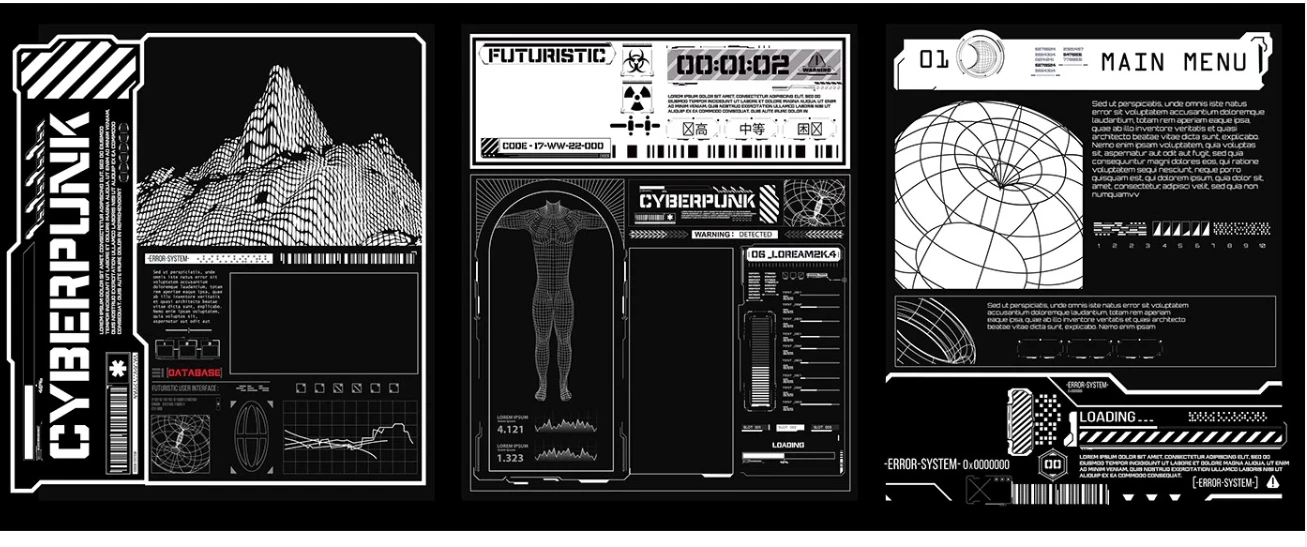
#> input picture examples/refs/gallery/ref2_reference.webp, 1307 x 547 px, found by its file name
$ python ref2_layout.py
#> lines starting #> are read from the running program, lines starting #| are printed output that depends on the picture; after the words box and inside, x2 and y2 are one past the last pixel; in counts of white or black regions, pixels touching at a corner belong together; pictures that were not available may be replaced by others from this repository, and a replacement may not be noted
### examples/refs/_ref_render.py
"""Shared render harness for the reference-recreation HUDs.

Each `refN_layout.py` exposes `build(d, W, H, t)` (same adapter interface as the
robot / cyberpunk demos: d.line/poly/rect/rrect/rrect_fill/ring/disc/tri/
tri_fill/text) and calls one of the render helpers here to write a PNG.

Two render modes:

* ``mode="glow"`` (default) — draws through the full ARCV Overlay: additive HUD
  geometry + HDR bloom + composite (scanlines/sweep/vignette/tone-map). This is
  the glowing on-screen look (refs 2/3/4/5). Tune via the ``theme`` kwargs.

* ``mode="flat"`` — draws the SAME VectorBatch/TextBatch with premultiplied
  *over* blending onto a solid base, no bloom, no scanlines. This yields crisp
  opaque flat vector art and — crucially — lets you paint dark content on a
  bright fill (e.g. black text on a yellow warning panel), which the additive
  glow pipeline cannot do.

Optional photographic background compositing (refs 4/5) via ``bg_image``.

    from _ref_render import render_png
    render_png(build, "gallery/ref1.png", size=(1277, 605), mode="flat",
               base_color=(0.82, 0.82, 0.82, 1.0))
"""

from __future__ import annotations

import os
import sys
from typing import Callable, Optional, Tuple

import numpy as np
import cv2
import moderngl

_HERE = os.path.dirname(os.path.abspath(__file__))
_EXAMPLES = os.path.dirname(_HERE)
_ROOT = os.path.dirname(_EXAMPLES)
for _p in (_ROOT, _EXAMPLES, _HERE):
    if _p not in sys.path:
        sys.path.insert(0, _p)

from arcv.overlay import Overlay  # noqa: E402
from arcv.overlay.batch import VectorBatch, TextBatch  # noqa: E402
from arcv.theme import Theme, make_theme  # noqa: E402
from arcv.passes.base import Target  # noqa: E402
from _hud_adapters import ArcvAdapter  # noqa: E402

Color = Tuple[float, float, float, float]

_CTX = None


def get_ctx():
    """One shared standalone GL context per process (Intel-safe GLSL 330)."""
    global _CTX
    if _CTX is None:
        _CTX = moderngl.create_standalone_context(require=330)
    return _CTX


class _Shim:
    """Minimal stand-in exposing .vector/.text so ArcvAdapter works without a
    full Overlay (used by flat mode)."""

    def __init__(self, vector, text):
        self.vector = vector
        self.text = text


# [17 lines left out: functions _read_rgb, _composite_bg, not called in this run]


def render_png(
    build: Callable,
    out_path: str,
    size: Tuple[int, int] = (1280, 640),
    *,
    mode: str = "glow",
    theme: Optional[Theme] = None,
    base_color: Color = (0.02, 0.03, 0.05, 1.0),
    grid: bool = False,
    grid_cell: float = 46.0,
    grid_alpha: float = 0.09,
    bloom_text: bool = False,
    glow: Optional[Tuple[float, float, float]] = None,
    t: float = 8.0,
    bg_image: Optional[str] = None,
    bg_mode: str = "add",
    ctx=None,
) -> str:
    """Render `build` to `out_path` (PNG). Returns the absolute path written."""
#> (the call stopped at in get_ctx, `_CTX = moderngl.create_standalone_context(require=330)`: moderngl is not available in this run)
    size = (int(size[0]), int(size[1]))
    ctx = ctx or get_ctx()
    if not os.path.isabs(out_path):
        out_path = os.path.join(_HERE, out_path)
    os.makedirs(os.path.dirname(out_path), exist_ok=True)

    if mode == "flat":
        theme = theme or make_theme("cyan")
        tgt = Target(ctx, size, 4, "f1")
        vb, tb = VectorBatch(ctx), TextBatch(ctx)
        d = ArcvAdapter(_Shim(vb, tb))
        build(d, size[0], size[1], t)
        tgt.fbo.use()
        tgt.fbo.clear(*base_color[:3], 1.0)
        ctx.enable(moderngl.BLEND)
        ctx.blend_func = (moderngl.ONE, moderngl.ONE_MINUS_SRC_ALPHA)  # premultiplied over
        vb.draw(size)
        tb.draw(size)
        ctx.disable(moderngl.BLEND)
        img = _read_rgb(tgt.fbo)
    else:
        theme = theme or make_theme("cyan")
        if glow is not None:
            theme.glow = glow
        ov = Overlay(ctx, size, theme=theme, base_color=base_color, grid=grid,
                     grid_cell=grid_cell, grid_alpha=grid_alpha, bloom_text=bloom_text)
        out = Target(ctx, size, 4, "f1")
        ov.begin()
        build(ArcvAdapter(ov), size[0], size[1], t)
        ov.render(t, target=out.fbo)
        img = ov.read_pixels(out.fbo)  # RGB uint8

    if bg_image:
        img = _composite_bg(img, bg_image, size, bg_mode)

    cv2.imwrite(out_path, cv2.cvtColor(img, cv2.COLOR_RGB2BGR))
    return out_path


def save_compare(ref_path: str, render_path: str, out_path: str, label: str = "") -> str:
    """Stack the reference (top) and the render (bottom) at equal width for
    quick visual grading."""
#> called with render_path = 'examples/refs/gallery/ref2.png', out_path = 'examples/refs/gallery/ref2_compare.png', label = 'REF2'
    def _resolve(p):
        return p if os.path.isabs(p) else os.path.join(_HERE, p)

    ref = cv2.imread(_resolve(ref_path), cv2.IMREAD_COLOR)
#> ref is the input picture: shape (547, 1307, 3); mean B, G, R 71.2, 71.1, 71.3
    ren = cv2.imread(_resolve(render_path), cv2.IMREAD_COLOR)
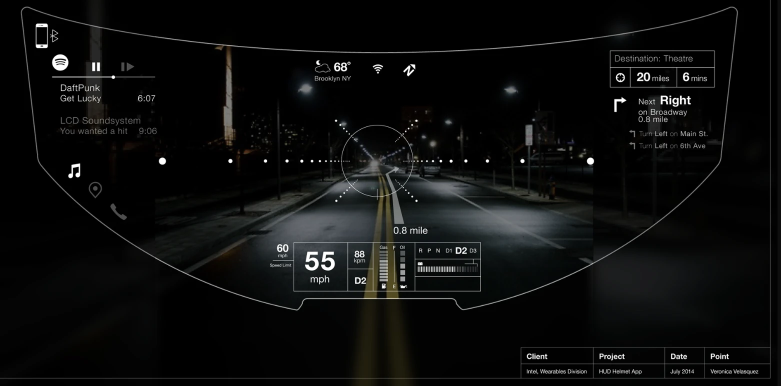
#> input picture examples/refs/gallery/ref4_reference.webp, 1562 x 771 px, given in place of ref2.png, which was not available (shown at 1/2 size)
#> ren is the input picture: shape (771, 1562, 3); mean B, G, R 12.7, 13.2, 12.5
    if ref is None or ren is None:
        raise FileNotFoundError(f"missing {ref_path!r} or {render_path!r}")
    W = max(ref.shape[1], ren.shape[1])
#> W = 1562

    def _fit(im):
        h = int(im.shape[0] * W / im.shape[1])
#> h = 653
        return cv2.resize(im, (W, h))
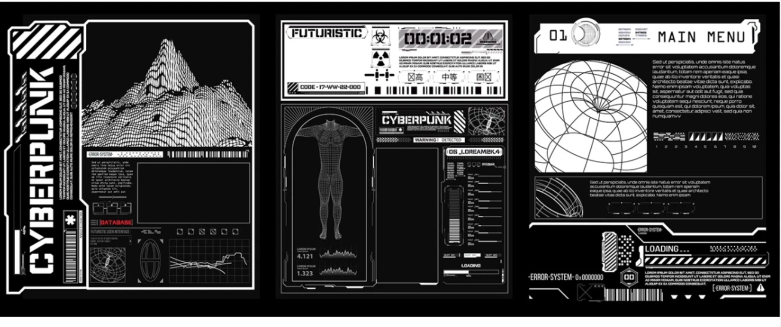
#> returned value: shape (653, 1562, 3) (shown at 1/2 size); mean of channels 0, 1, 2 71.2, 71.1, 71.2; drawn as B, G, R

    ref, ren = _fit(ref), _fit(ren)
    gap = np.full((8, W, 3), 40, np.uint8)
    stack = np.vstack([ref, gap, ren])
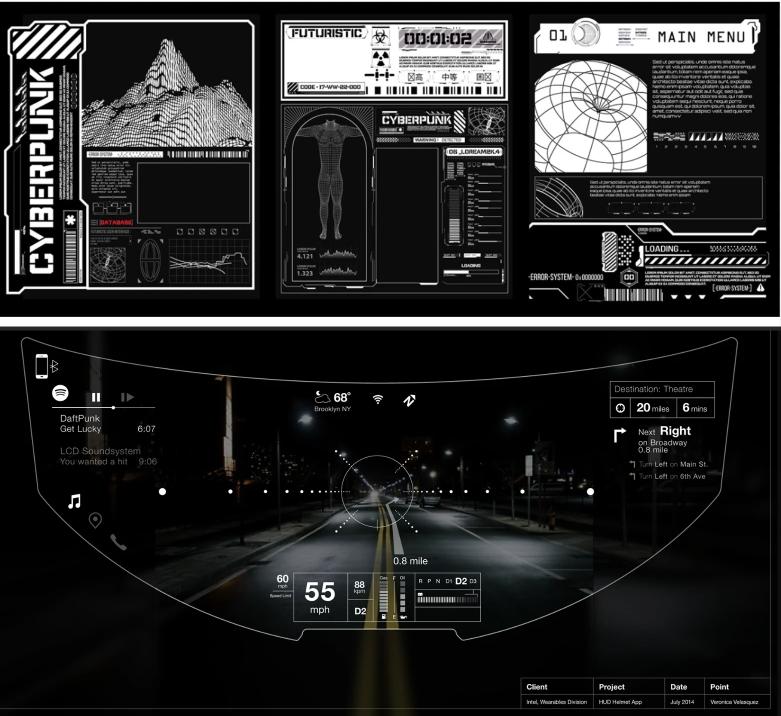
#> stack: shape (1432, 1562, 3) (shown at 1/2 size); mean B, G, R 39.5, 39.7, 39.4
    if label:
        cv2.putText(stack, label, (10, 26), cv2.FONT_HERSHEY_SIMPLEX, 0.7,
                    (255, 255, 255), 2, cv2.LINE_AA)
#> stack: shape (1432, 1562, 3); 0.04% of pixels changed, all inside (x1, y1, x2, y2) = (10, 9, 66, 29)
    if not os.path.isabs(out_path):
        out_path = os.path.join(_HERE, out_path)
    cv2.imwrite(out_path, stack)
    return out_path

### arcv/theme.py
"""Theme / palette — a small port of the Arwes ``createThemeColor`` idea.

Arwes builds palettes procedurally: ``createThemeColor(fn)`` where ``fn(i)``
returns an HSL triple and ``i`` is a lightness ramp index (0 = light,
higher = darker). We reproduce that, then expose the classic signature
palette (the glowing cyan-on-#111 look ARCV is built around) as tokens.

Colors are returned as ``(r, g, b, a)`` floats in ``[0, 1]`` so they drop
straight into GLSL uniforms.
"""

from __future__ import annotations

from dataclasses import dataclass, field
from typing import Callable, Tuple

RGBA = Tuple[float, float, float, float]
RGB = Tuple[float, float, float]


# [39 lines left out: functions hsl_to_rgb, hex_to_rgba, not called in this run]


def create_theme_color(fn: Callable[[int], Tuple[float, float, float]]):
    """Mirror Arwes ``createThemeColor``.

    ``fn(i)`` returns ``(hue_deg, saturation_pct, lightness_pct)``.
    The returned callable maps an index to an ``(r, g, b, a)`` tuple.
    """

    # [4 lines left out: function color, not called in this run]

    return color


# The iconic Arwes ramp: hsl(180, 100%, 50% - 10%*i)  ->  #0ff, #0cc, #099, #066 ...
cyan_ramp = create_theme_color(lambda i: (180.0, 100.0, 50.0 - i * 10.0))
# Lighter "glow" tints above index 0: #3ff, #6ff, #9ff ...
cyan_glow = create_theme_color(lambda i: (180.0, 100.0, 50.0 + i * 10.0))


def _hsl(h: float, s: float, l: float, a: float = 1.0) -> RGBA:
    r, g, b = hsl_to_rgb(h, s / 100.0, l / 100.0)
    return (r, g, b, a)


@dataclass
class Theme:
    """A configurable theme. Defaults reproduce the classic Arwes neon look.

    Use :func:`make_theme` for hue-based presets (cyan/amber/red/green/...).
    """

    # Hue (degrees) the ramp/glow_tint derive from.
    hue: float = 180.0
    saturation: float = 100.0
    # Primary stroke / text color (pure cyan).
    stroke: RGBA = (0.0, 1.0, 1.0, 1.0)
    # Panel/frame fill color, used at low opacity.
    fill: RGBA = field(default_factory=lambda: (0.125, 0.875, 0.875, 1.0))
    fill_opacity: float = 0.10
    # Dark scene base (#111).
    base: RGBA = field(default_factory=lambda: hex_to_rgba("#111111"))
    # Bright bloom core tint (#6ff).
    glow: RGBA = field(default_factory=lambda: hex_to_rgba("#66ffff"))

    # Animation defaults (seconds) — match Arwes ANIMATOR_DEFAULT_DURATION.
    duration_enter: float = 0.4
    duration_exit: float = 0.4
    stagger: float = 0.04

    # Bloom controls.
    bloom_threshold: float = 0.35
    bloom_intensity: float = 1.6
    bloom_iterations: int = 6

    # Composite exposure (higher = brighter before tone-map).
    exposure: float = 1.25

    # Scanline controls.
    scanline_count: float = 240.0
    scanline_strength: float = 0.12
    scanline_sweep_speed: float = 0.15
    sweep_strength: float = 0.12  # moving sweep band (set 0 to disable)

    def ramp(self, index: int, alpha: float = 1.0) -> RGBA:
        return _hsl(self.hue, self.saturation, 50.0 - index * 10.0, alpha)

    def glow_tint(self, index: int, alpha: float = 1.0) -> RGBA:
        return _hsl(self.hue, self.saturation, 50.0 + index * 10.0, alpha)


# Hue-based presets. Each maps to make_theme(**preset).
THEME_PRESETS = {
    "cyan": dict(hue=180.0, base="#111111"),
    "amber": dict(hue=38.0, base="#140f08"),
    "red": dict(hue=2.0, base="#160a0a"),
    "green": dict(hue=135.0, base="#0a140d"),
    "magenta": dict(hue=305.0, base="#140a14"),
    "ice": dict(hue=200.0, saturation=72.0, base="#0d1114"),
}


# [20 lines left out: function make_theme, not called in this run]

### examples/refs/ref2_layout.py
"""ref2 — recreation of a print-style cyberpunk HUD poster (crisp white line
art on black), three vertical columns.

LEFT   : giant vertical CYBERPUNK type + hatched banner + wireframe TERRAIN
         mountain + barcode + database tag + small globe/oval/line-chart.
MIDDLE : boxed FUTURISTIC header (biohazard, 7-seg timecode, trefoil, barcode)
         + wireframe BODY in an arched capsule + 06_LOREAM2K4 meters +
         seismograph readouts + LOADING bar.
RIGHT  : 01 tab + MAIN MENU headline + wireframe GLOBE/VORTEX swirl + step-bar
         graph + buttons + ERROR-SYSTEM / LOADING hazard footer.

Rendered flat (opaque, no bloom) to match the vector-poster look.
All coordinates are absolute pixels for a 1307x547 canvas.
"""

from __future__ import annotations

import math

# ---- palette -------------------------------------------------------------
W_ = (0.95, 0.97, 1.0, 1.0)      # main white line
W_DIM = (0.78, 0.82, 0.88, 1.0)  # dimmer white / grey line
W_FAINT = (0.55, 0.60, 0.68, 1.0)
GREY = (0.45, 0.48, 0.55, 1.0)
RED = (0.90, 0.15, 0.15, 1.0)
BLACK = (0.0, 0.0, 0.0, 1.0)


# =========================================================================
# LOW-LEVEL GLYPH / TEXTURE HELPERS
# =========================================================================

# [62 lines left out: functions hazard_stripes, _clip_seg, barcode, not called in this run]


def _fill_rect(d, x0, y0, x1, y1, c):
    """Solid filled rectangle via rrect_fill with 0 radius."""
    d.rrect_fill(x0, y0, x1, y1, 0.0, c)


# [824 lines left out: functions warning_triangle, radiation_trefoil, biohazard, icon_box_slash, small_box_glyph, loading_bar and 24 more, not called in this run]


def barcode_v(d, x0, y0, x1, y1, c):
    """Vertical strip barcode (bars run vertically along a tall column)."""
    barcode(d, x0, y0, x1, y1, c, seed=13)


def seven_seg(d, s, x, y, h, c):
    """Draw a string in a chunky 7-seg style (approximate with bold text)."""
    d.text(s, x, y, h, c)


# [63 lines left out: functions _arched_capsule, _sunburst, _arrows, _mini_hanzi, _hex_badge, build, not called in this run]


if __name__ == "__main__":
    import os, sys
    HERE = os.path.dirname(os.path.abspath(__file__))
    sys.path.insert(0, HERE)
    from _ref_render import render_png, save_compare
    REF = "C:/Users/antho/Downloads/arcv/examples/refs/gallery/ref2_reference.webp"
    out = os.path.join(HERE, "gallery", "ref2.png")
    cmp = os.path.join(HERE, "gallery", "ref2_compare.png")
    render_png(build, out, size=(1307, 547), mode="flat",
               base_color=(0.0, 0.0, 0.0, 1.0))
    save_compare(REF, out, cmp, "REF2")
    print("done")
